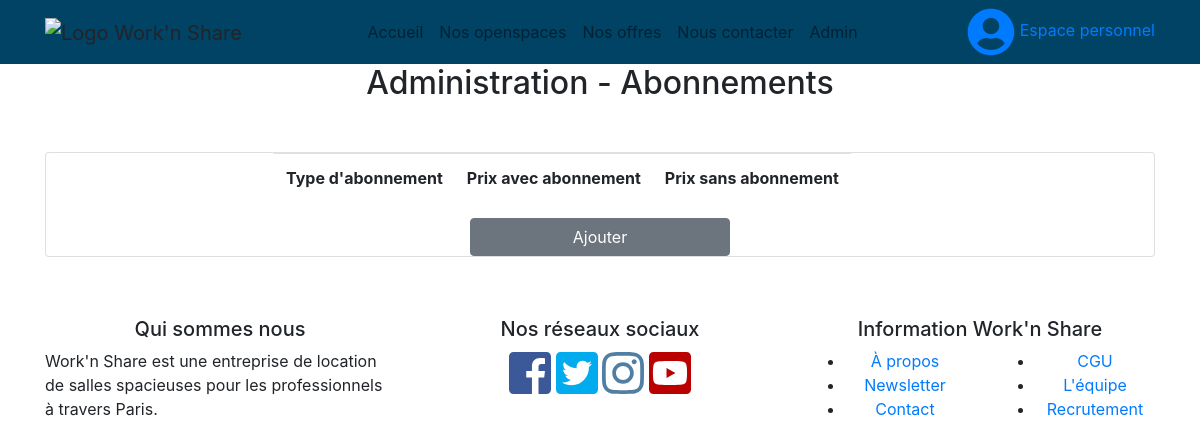
The app's page /admin_subscriptions.php, older data.
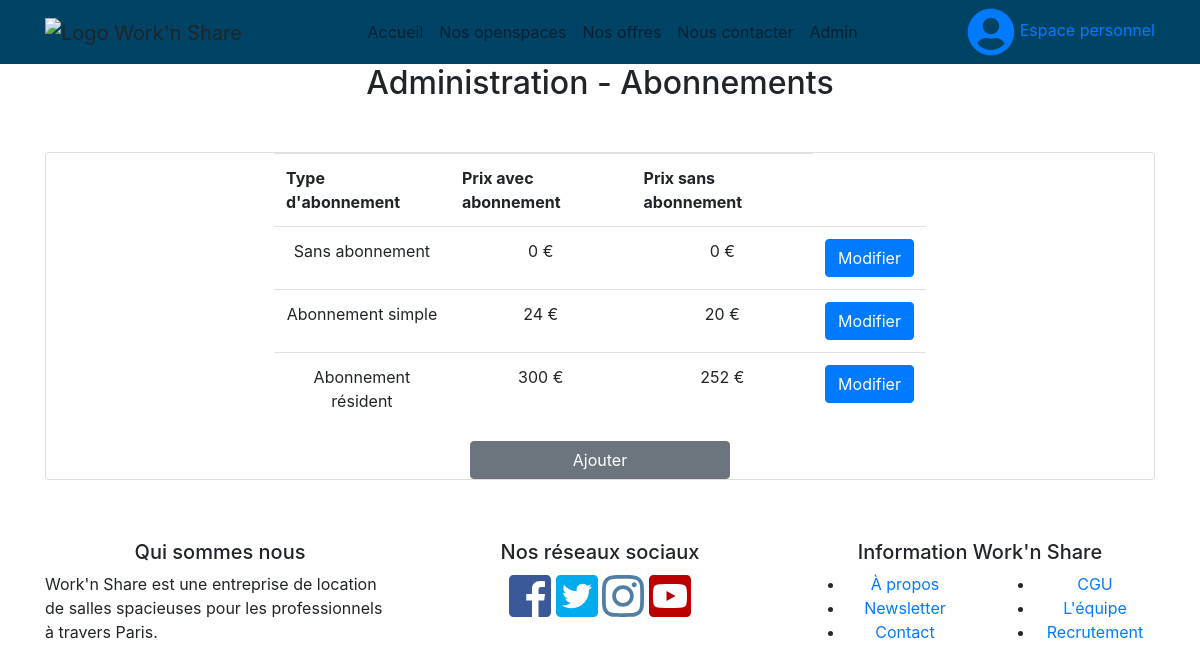
The same page, newer data.
### tables this page shows
CREATE TABLE IF NOT EXISTS `subscription` (
  `id_subscription` int(11) NOT NULL AUTO_INCREMENT,
  `type_subscription` varchar(255) NOT NULL,
  `price_with_engagement` double DEFAULT NULL,
  `price_without_engagement` double DEFAULT NULL,
  `description` longtext,
  PRIMARY KEY (`id_subscription`)
);

### admin_subscriptions.php (the view)
<?php
    include "assets/include/header.php";
    $db = connectDb();
    $query = $db->prepare("SELECT * FROM SUBSCRIPTION");
    $query->execute();
    $result = $query->fetchAll();
?>
<section>
    <center><h2>Administration - Abonnements</h2></center>
    <div class="container main-content">
        <div class="row" style="margin-top:50px; margin-bottom:50px;">
            <div class="col-md-12">
                <div class="card-deck">
                    <div class="card" style="padding-left:20%; padding-right:20%;">
                        <table class="table table-responsive table-hover">
                            <tr>
                                <th>Type d'abonnement</th>
                                <th>Prix avec abonnement</th>
                                <th>Prix sans abonnement</th>
                            </tr>
                            <?php
                                foreach($result as $res){
                                    echo '  <tr>
                                                <td><center>'.$res[1].'</center></td>
                                                <td><center>'.$res[2].' €</center></td>
                                                <td><center>'.$res[3].' €</center></td>
                                                <td><a class="btn btn-primary" href="admin_subscriptions_edit.php?id_subscription='.$res[0].'" role="button">Modifier</a></td>
                                            </tr>';
                                }
                             ?>
                        </table>
                        <a class="btn btn-secondary" href="admin_subscriptions_add.php" role="button" style="margin-left:30%; margin-right:30%">Ajouter</a>
                    </div>
                </div>
            </div>
        </div>
    </div>
<?php include "assets/include/footer.php"; ?>

### assets/include/header.php (shortened to what this page needs)
<!DOCTYPE html>
<html lang="fr">
<head>
	<?php include 'stylesheet.php'; ?>
</head>
<body>
	<header>
		<nav class="navbar navbar-expand-lg navbar-light" style="background-color: #004365;">
		  <div class="container">
		    <a class="navbar-brand">
		      <img src="image/logo/brandLogo" alt="Logo Work'n Share" width="100" height="100">
		    </a>
		    <div class="collapse navbar-collapse" id="navbarSupportedContent">
		      <ul class="navbar-nav mx-auto">
		        <li class="nav-item">
		          <a class="nav-link" href="./">Accueil</a>
		        </li>
		        <li class="nav-item">
		          <a class="nav-link" href="./#openspaces">Nos openspaces</a>
		        </li>
		        <li class="nav-item">
		          <a class="nav-link" href="./#offers">Nos offres</a>
		        </li>
		        <li class="nav-item">
		          <a class="nav-link" href="./#contact">Nous contacter</a>
		        </li>
				<li class="nav-item">
		          <a class="nav-link" href="./admin.php">Admin</a>
		        </li>
		      </ul>
		      <form class="form-inline">
		          <a href="account.php" id="icon-my-account">
		            <i class="fas fa-user-circle fa-3x align-middle"></i> Espace personnel
		          </a>
		      </form>
		    </div>
		  </div>
		</nav>
	</header>

### assets/include/stylesheet.php (shortened to what this page needs)
<link rel="stylesheet" href="https://maxcdn.bootstrapcdn.com/bootstrap/4.0.0/css/bootstrap.min.css">
<link rel="stylesheet" href="css/css">

### assets/include/footer.php (shortened to what this page needs)
    <footer>
      <div class="container">
        <div class="row">
          <div class="col-md-4" style="margin-top:10px;">
            <h5 class="text-center">Qui sommes nous</h5>
            <p>Work'n Share est une entreprise de location de salles spacieuses pour les professionnels à travers Paris.</p>
          </div>
          <div class="col-md-4 text-center" style="margin-top:10px;">
            <h5>Nos réseaux sociaux</h5>
            <a href="#"><i class="fab fa-facebook-square fa-3x" style="color:#3b5998;"></i></a>
            <a href="#"><i class="fab fa-twitter-square fa-3x" style="color:#00aced;"></i></a>
            <a href="#"><i class="fab fa-instagram fa-3x" style="color:#517fa4;"></i></a>
            <a href="#"><i class="fab fa-youtube-square fa-3x" style="color:#bb0000;"></i></a>
          </div>
          <div class="col-md-4 text-center" style="margin-top:10px;">
            <h5>Information Work'n Share</h5>
            <div class="row">
              <div class="col-md-6">
                <ul>
                  <li><a href="#">À propos</a></li>
                  <li><a href="#">Newsletter</a></li>
                  <li><a href="#">Contact</a></li>
                </ul>
              </div>
              <div class="col-md-6">
                <ul>
                  <li><a href="#">CGU</a></li>
                  <li><a href="#">L'équipe</a></li>
                  <li><a href="#">Recrutement</a></li>
                </ul>
              </div>
            </div>
          </div>
        </div>
      </div>
    </footer>
</body>
</html>

Row changes from the older to the newer data that the page shows:
added subscription: type_subscription "Sans abonnement", price_with_engagement "0", price_without_engagement "0"
added subscription: type_subscription "Abonnement simple", price_with_engagement "24", price_without_engagement "20"
added subscription: type_subscription "Abonnement résident", price_with_engagement "300", price_without_engagement "252"
